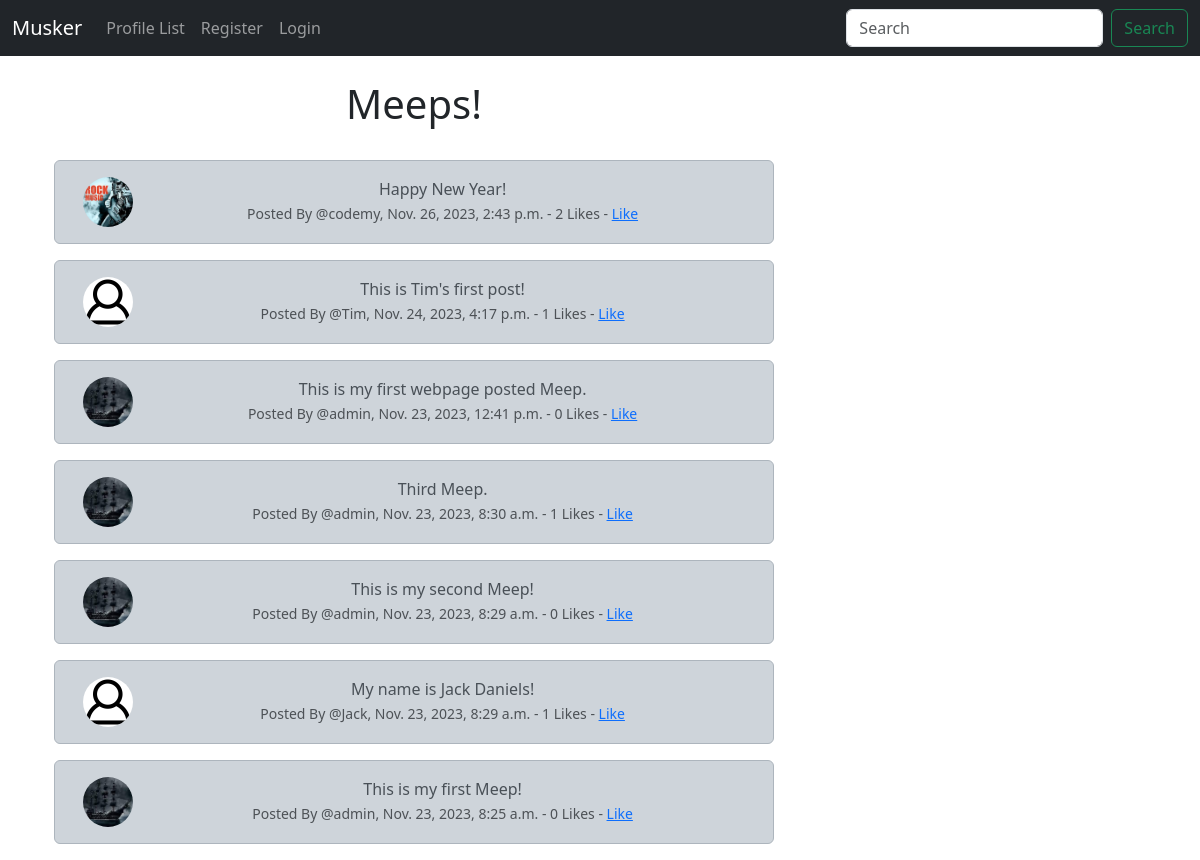
The page / on the database its author committed.
### musker/models.py (models this page shows, shortened)
class Meep(models.Model):
    user = models.ForeignKey(User, related_name='meeps', on_delete=models.DO_NOTHING)
    body = models.CharField(max_length=200)
    created_at = models.DateTimeField(auto_now_add=True)
    likes = models.ManyToManyField(User, related_name='meep_like', blank=True)
    def number_of_likes(self):
        return self.likes.count()

class Profile(models.Model):
    user = models.OneToOneField(User, on_delete=models.CASCADE)
    follows = models.ManyToManyField('self', related_name='followed_by', symmetrical=False, blank=True)
    date_modified = models.DateTimeField(User, auto_now=True)
    profile_image = models.ImageField(null=True, blank=True, upload_to='images/')

### musker/views.py (the view)
# urls.py: path('', views.home, name='home'),
def home(request):
	if request.user.is_authenticated:
		form = MeepForm(request.POST or None)
		if request.method == 'POST':
			if form.is_valid():
				meep = form.save(commit=False)
				meep.user = request.user
				meep.save()
				messages.success(request, 'Your Meep Has Been Posted!')
				return redirect('home')
		meeps = Meep.objects.all().order_by('-created_at')
		return render(request, 'home.html', {'meeps':meeps, 'form':form})
	else:
		meeps = Meep.objects.all().order_by('-created_at')
		return render(request, 'home.html', {'meeps':meeps})

### musker/templates/home.html (shortened to what this page needs)
{% extends 'base.html' %}
{% load static %}
{% block content %}
<div class="container text-center">
    <div class="row">
        <div class="col-8">
    <h1>Meeps!</h1><br/>
    {% for meep in meeps %}
        <div class="alert alert-dark" role="alert">
            <div class="container">
                <div class="row">
                    <div class="col-1">
                        {% if meep.user.profile.profile_image %}
                            <img src="{{ meep.user.profile.profile_image.url }}" width=50 height=50 class="rounded-circle" alt="{{ profile.user.username }}">
                        {% else %}
                            <img src="{% static 'images/default_profile_pic.png' %}" width=50 height=50 class="rounded-circle" alt="{{ profile.user.username }}">
                        {% endif %}
                    </div>
                    <div class="col-11">
                        {{ meep.body }}
                        <br/>
                        <small class="text-muted">Posted By @{{ meep.user.username }}, {{ meep.created_at }}
                            - {{ meep.number_of_likes }} Likes -
                            {% if user in meep.likes.all %}
                                <a href="{% url 'meep_like' meep.id %}">UnLike</a>
                            {% else %}
                                <a href="{% url 'meep_like' meep.id %}">Like</a>
                            {% endif %}
                        </small>
                    </div><br/>
                </div>
            </div>
        </div>
    {% endfor %}
</div>
<div class="col-4">
    <br/><br/><br/>
</div>
{% endblock %}

### rows shown on the page
Meep: user.profile.profile_image (picture), body "Happy New Year!", user.username "codemy", created_at "Nov. 26, 2023, 2:43 p.m.", number_of_likes "2", shows "Like"
Meep: body "This is Tim's first post!", user.username "Tim", created_at "Nov. 24, 2023, 4:17 p.m.", number_of_likes "1", shows "Like"
Meep: user.profile.profile_image (picture), body "This is my first webpage posted Meep.", user.username "admin", created_at "Nov. 23, 2023, 12:41 p.m.", number_of_likes "0", shows "Like"
Meep: user.profile.profile_image (picture), body "Third Meep.", user.username "admin", created_at "Nov. 23, 2023, 8:30 a.m.", number_of_likes "1", shows "Like"
Meep: user.profile.profile_image (picture), body "This is my second Meep!", user.username "admin", created_at "Nov. 23, 2023, 8:29 a.m.", number_of_likes "0", shows "Like"
Meep: body "My name is Jack Daniels!", user.username "Jack", created_at "Nov. 23, 2023, 8:29 a.m.", number_of_likes "1", shows "Like"
Meep: user.profile.profile_image (picture), body "This is my first Meep!", user.username "admin", created_at "Nov. 23, 2023, 8:25 a.m.", number_of_likes "0", shows "Like"
